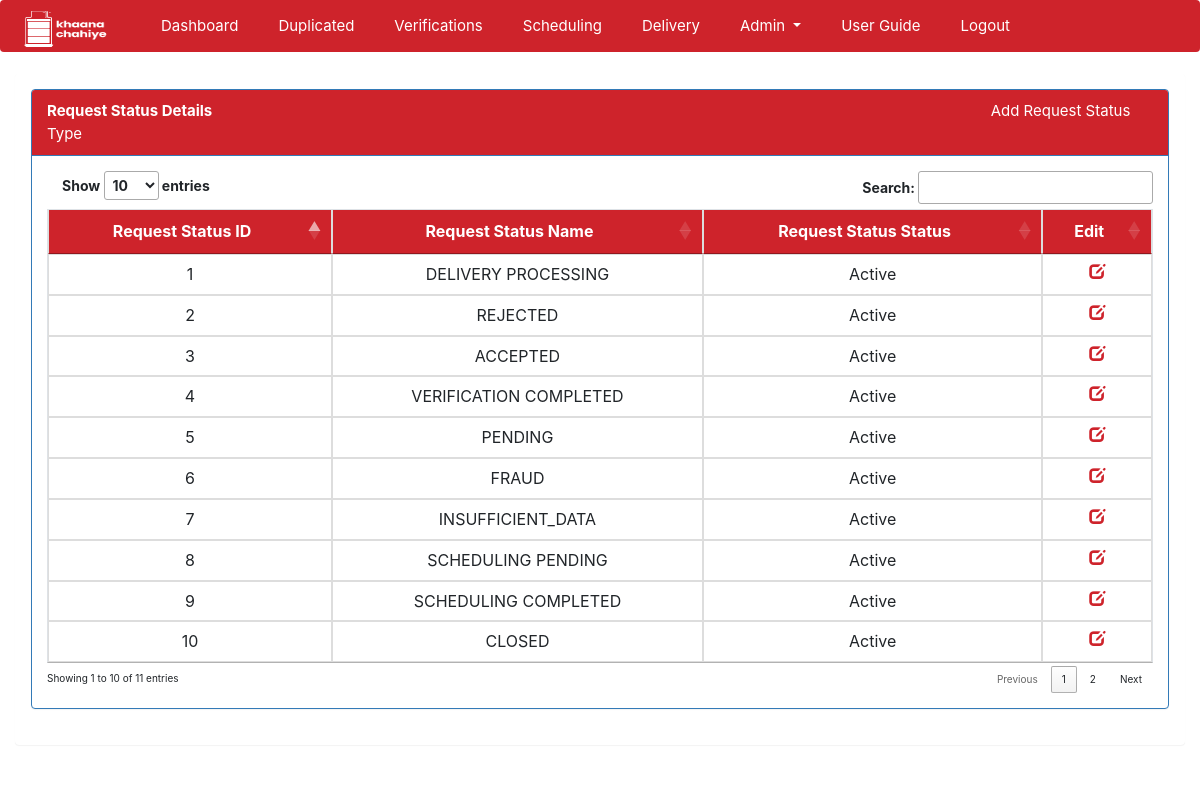
Screenshot of /main.php?page=admin/requeststatus/requeststatus (signed in) with the database file from the repository.
### tables this page shows
CREATE TABLE `request_statuses` (
  `id` bigint(20) NOT NULL,
  `name` varchar(100) NOT NULL,
  `used_in` varchar(50) NOT NULL,
  `status` enum('Y','N') NOT NULL
);

### includes/functions.php (called while the page is built, shortened)
<?php
function core_encrypt($payload) {
    $key = hash('sha256', SECRET_KEY);
    $iv = substr(hash('sha256', md5("dmYHis").rand(0,9999)), 0, 16);
    $crypt = openssl_encrypt($payload, 'AES-256-CBC', $key, 0, $iv);
    $combo = base64_encode($iv . $crypt);
    $garble = urlencode($combo);
    return $garble;
}
function get_status($status) {
    if($status == 'Y') {
        $status_val = "Active";
    }else {
        $status_val = "Inactive";
    }
    return $status_val;
}
?>

### admin/requeststatus/requeststatus.php (the view, shortened to what this page needs)
<?php
$requeststatus_details = "select * from ".request_status;
$requeststatus_details_res = mysqli_query($conn,$requeststatus_details) or die(mysqli_error($conn));
?>
<html>
<div class="panel panel-primary">
  <div class="panel-heading">
    <b>Request Status Details</b>
    <a class="menu-list" style="margin-left: 70%;" href="<?php echo WEBSITE . "ajax_index.php?page=admin/requeststatus/add_requeststatus_modal";  ?>" data-toggle="modal" data-target="#addrequeststatusModal">
            Add Request Status Type</a>
  </div>
  <div class="panel-body">
    <table class="table table-bordered dt-responsive nowrap dataTable no-footer">
        <thead>
          <tr>
            <th class="text-center">Request Status ID</th>
            <th class="text-center">Request Status Name</th>
            <th class="text-center">Request Status Status</th>
            <th class="text-center">Edit</th>
          </tr>
        </thead>
        <tbody>
        <?php
        if(mysqli_num_rows($requeststatus_details_res) > 0):
        while($requeststatus_details_row = mysqli_fetch_array($requeststatus_details_res)):?>
          <tr>
            <td class="text-center"><?php echo $requeststatus_details_row['id']; ?></td>
            <td class="text-center"><?php echo $requeststatus_details_row['name']; ?></td>
            <td class="text-center"><?php echo get_status($requeststatus_details_row['status']); ?></td>
            <?php $requeststatus_id = core_encrypt($requeststatus_details_row['id']); ?>
            <td class="text-center"><a style="color:#CE232B !important;" href="<?php echo WEBSITE . "ajax_index.php?page=admin/requeststatus/edit_requeststatus_modal&id=" . $requeststatus_id;  ?>" data-toggle="modal" data-target="#editrequeststatusModal">
            <span class="glyphicon glyphicon-edit"></span></a>
            </td>
          </tr>
        <?php
        endwhile;
      endif;?>
        </tbody>
        </table>
  </div>
</div>
</html>

### css/index.css (style rules this page uses)
body { background: #3e4144; }

### css/home.css (style rules this page uses)
.nav-link,.menu-list,.dropdown-item { color: #ffffff !important; }
thead, .panel-heading { background-color: #CE232B; color: #fff; }
.panel-primary>.panel-heading { color: #fff; font-size: 15px !important; background-color: #CE232B; background-color: #CE232B; }

### rows the page displays
request_statuses: id "1", name "DELIVERY PROCESSING", status "Active"
request_statuses: id "2", name "REJECTED", status "Active"
request_statuses: id "3", name "ACCEPTED", status "Active"
request_statuses: id "4", name "VERIFICATION COMPLETED", status "Active"
request_statuses: id "5", name "PENDING", status "Active"
request_statuses: id "6", name "FRAUD", status "Active"
request_statuses: id "7", name "INSUFFICIENT_DATA", status "Active"
request_statuses: id "8", name "SCHEDULING PENDING", status "Active"
request_statuses: id "9", name "SCHEDULING COMPLETED", status "Active"
request_statuses: id "10", name "CLOSED", status "Active"
